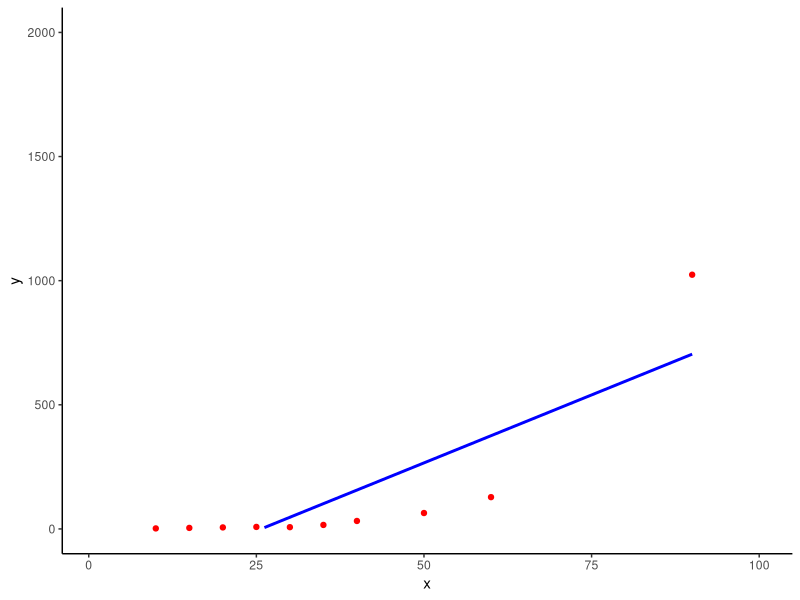
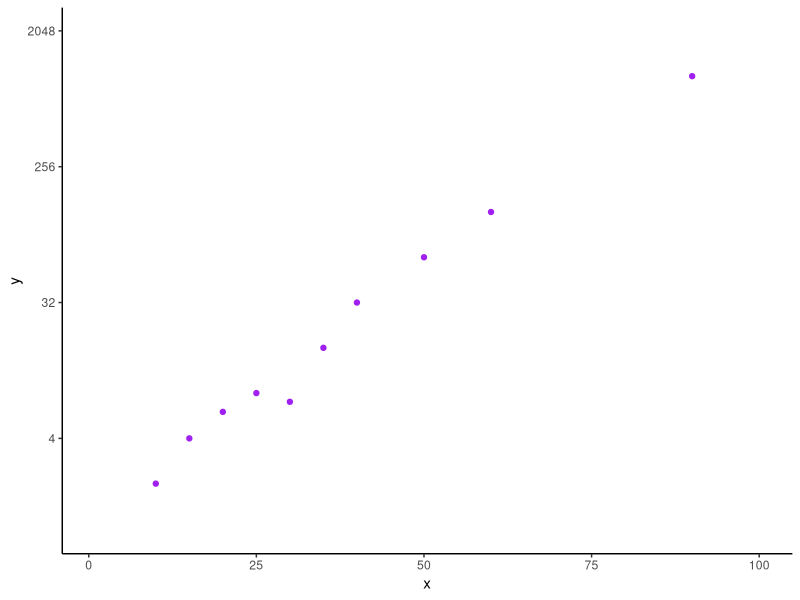
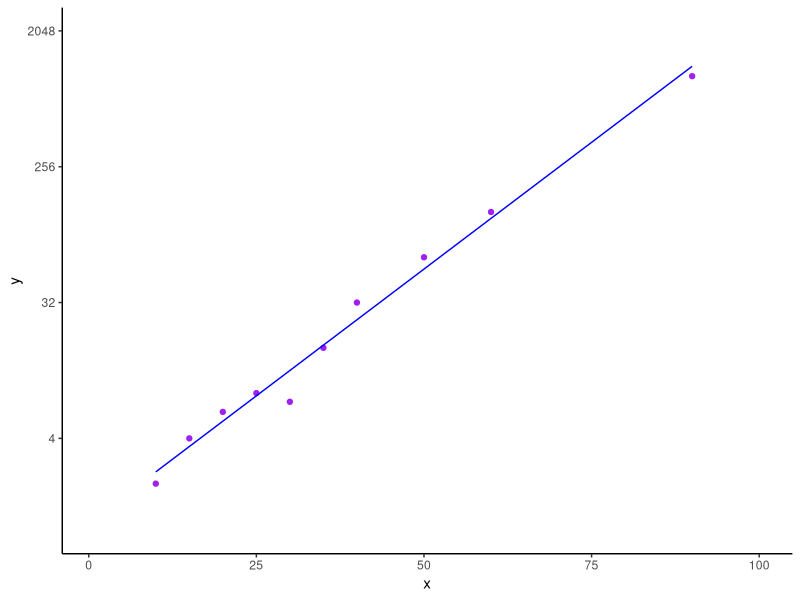
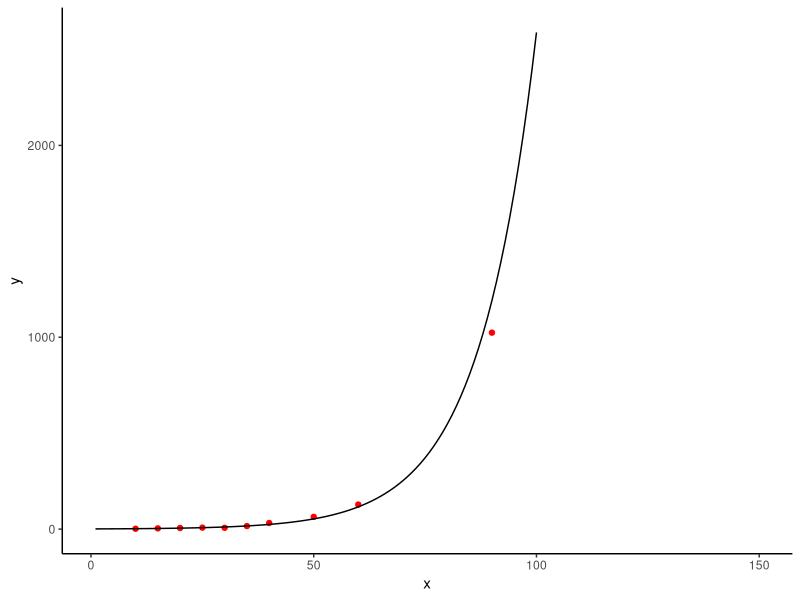
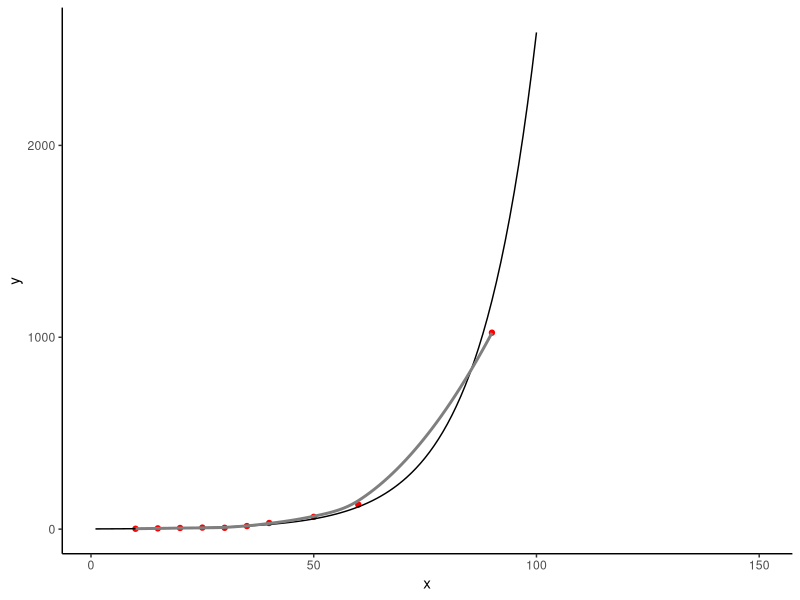

The R script that drew these images, in order:
## ---- chunk 1
# load libraries
library(ggplot2)
library(tidyverse)
library(magrittr)

# set options/configuration
knitr::opts_chunk$set(echo = FALSE)
## ---- chunk 2
# Data containing only route R1 and station ST42 data

df.bus.history <- data.frame(
  date = c(
    # 2023
    ## first week of Jun
    seq(from = as.Date("2023-06-01"), to = as.Date("2023-06-02"), by = "days"),
    seq(from = as.Date("2023-06-05"), to = as.Date("2023-06-07"), by = "days"),
    ## first week of Jul
    seq(from = as.Date("2023-07-03"), to = as.Date("2023-07-07"), by = "days"),
    ## first week of Aug
    seq(from = as.Date("2023-08-01"), to = as.Date("2023-08-04"), by = "days"),
    as.Date("2023-08-07"),
    ## first week of Sep
    as.Date("2023-09-01"),
    seq(from = as.Date("2023-09-04"), to = as.Date("2023-09-07"), by = "days"),
    ## first week of Oct
    seq(from = as.Date("2023-10-02"), to = as.Date("2023-10-06"), by = "days"),
    ## first week of Nov
    seq(from = as.Date("2023-11-01"), to = as.Date("2023-11-03"), by = "days"),
    seq(from = as.Date("2023-11-06"), to = as.Date("2023-11-07"), by = "days"),
    ## first week of Dec
    as.Date("2023-12-01"),
    seq(from = as.Date("2023-12-04"), to = as.Date("2023-12-07"), by = "days"),

    # 2024
    ## first week of Jan
    seq(from = as.Date("2024-01-01"), to = as.Date("2024-01-05"), by = "days"),
    ## first week of Feb
    seq(from = as.Date("2024-02-01"), to = as.Date("2024-02-02"), by = "days"),
    seq(from = as.Date("2024-02-05"), to = as.Date("2024-02-07"), by = "days"),
    ## first week of Mar
    as.Date("2024-03-01"),
    seq(from = as.Date("2024-03-04"), to = as.Date("2024-03-07"), by = "days"),
    ## first week of Apr
    seq(from = as.Date("2024-04-01"), to = as.Date("2024-04-05"), by = "days"),
    ## first week of May
    seq(from = as.Date("2024-05-01"), to = as.Date("2024-05-03"), by = "days"),
    seq(from = as.Date("2024-05-06"), to = as.Date("2024-05-07"), by = "days")
  ),
  schedule_outcome = c(
    # 2023
    "On schedule", "On schedule", "Late", "On schedule", "On schedule",
    "On schedule", "On schedule", "On schedule", "On schedule", "On schedule",
    "On schedule", "On schedule", "On schedule", "On schedule", "Late",
    "Late", "On schedule", "Late", "On schedule", "On schedule",
    "On schedule", "On schedule", "On schedule", "On schedule", "On schedule",
    "On schedule", "On schedule", "Late", "On schedule", "Late",
    "Late", "Late", "On schedule", "On schedule", "On schedule",
    # 2024
    "Late", "Late", "On schedule", "Late", "On schedule",
    "Late", "Late", "Late", "Late", "On schedule",
    "Late", "On schedule", "On schedule", "On schedule", "On schedule",
    "Late", "On schedule", "Late", "On schedule", "On schedule",
    "On schedule", "On schedule", "On schedule", "On schedule", "On schedule"
  ),
  morning_weather = c(
    # 2023
    "No rain", "No rain", "No rain", "No rain", "No rain",
    "No rain", "No rain", "No rain", "No rain", "No rain",
    "No rain", "Rain", "No rain", "No rain", "No rain",
    "Rain", "No rain", "Rain", "No rain", "No rain",
    "No rain", "Rain", "Rain", "No rain", "No rain",
    "Rain", "Rain", "No rain", "Rain", "Rain",
    "Rain", "Rain", "No rain", "Rain", "No rain",
    # 2024
    "No rain", "Rain", "No rain", "Rain", "Rain",
    "Rain", "Rain", "Rain", "No rain", "No rain",
    "Rain", "No rain", "Rain", "No rain", "No rain",
    "No rain", "No rain", "Rain", "Rain", "Rain",
    "No rain", "No rain", "No rain", "No rain", "No rain"
  )
)

df.bus.history <- df.bus.history |>
  mutate(
    rowid = row_number(),
    schedule_outcome = fct(schedule_outcome),
    morning_weather = fct(morning_weather)
  ) |>
  relocate(
    rowid
  )

df.bus.history.rowcount <- nrow(df.bus.history)
## ---- chunk 3
# Parts of the formula

prior.probability <- df.bus.history |>
  filter(schedule_outcome == "Late") |>
  nrow() |>
  divide_by(df.bus.history.rowcount)

# !
likelihood <- df.bus.history |>
  filter(morning_weather == "Rain" & schedule_outcome == "Late") |>
  nrow() |>
  divide_by(
    df.bus.history |>
      filter(schedule_outcome == "Late") |>
      nrow()
  )

marginal.likelihood <- df.bus.history |>
  filter(morning_weather == "Rain") |>
  nrow() |>
  divide_by(df.bus.history.rowcount)
## ---- chunk 4
# Converting into a table

tbl.bayes.parts <- c(
    prior.probability,
    likelihood,
    marginal.likelihood
  ) |>
  round(4) |>
  as.matrix(ncol = 1)

colnames(tbl.bayes.parts) <- c("Value")
rownames(tbl.bayes.parts) <- c("Prior probability", "Likelihood", "Marginal likelihood")

tbl.bayes.parts |>
  as.table() |>
  print()
## ---- chunk 5
fn.date.to.season <- function(d) {
  month <- d |>
    format("%m") |>
    as.numeric()

  if (month %in% c(12, 1, 2)) {
    return("Winter")
  } else if (month %in% c(3, 4, 5)) {
    return("Spring")
  } else if (month %in% c(6, 7, 8)) {
    return("Summer")
  } else if (month %in% c(9, 10, 11)) {
    return("Fall")
  }
}

df.bus.history <- df.bus.history |>
  mutate(
    season = (
      date |>
        sapply(fn.date.to.season) |>
        factor(levels = c("Winter", "Spring", "Summer", "Fall"))
    )
  )
## ---- chunk 6
# Parts of the formula

prior.probability <- df.bus.history |>
  filter(schedule_outcome == "Late") |>
  nrow() |>
  divide_by(df.bus.history.rowcount)

likelihood.s1 <- df.bus.history |>
  filter(morning_weather == "Rain" & schedule_outcome == "Late") |>
  nrow() |>
  divide_by(
    df.bus.history |>
      filter(schedule_outcome == "Late") |>
      nrow()
  )

likelihood.s2 <- df.bus.history |>
  filter(season == "Winter" & schedule_outcome == "Late") |> 
  nrow() |>
    divide_by(
    df.bus.history |>
      filter(schedule_outcome == "Late") |>
      nrow()
  )

marginal.likelihood <- df.bus.history |>
  filter(morning_weather == "Rain" & season == "Winter") |>
  nrow() |>
  divide_by(df.bus.history.rowcount)
## ---- chunk 7
# Converting into a table

tbl.bayes.parts <- c(
    prior.probability,
    likelihood.s1,
    likelihood.s2,
    marginal.likelihood
  ) |>
  round(4) |>
  as.matrix(ncol = 1)

colnames(tbl.bayes.parts) <- c("Value")
rownames(tbl.bayes.parts) <- c("Prior probability", "Likelihood (s1)", "Likelihood (s2)", "Marginal likelihood")

tbl.bayes.parts |>
  as.table() |>
  print()
## ---- chunk 8
df.logscale <- data.frame(
    x = c(10, 15, 20, 25, 30, 35, 40, 50, 60, 90),
    y = c(2, 4, 6, 8, 7, 16, 32, 64, 128, 1024)
)

model <- lm(log2(y) ~ x, data = df.logscale)
fit_curve <- 2^(predict(model, data.frame(x = 1:100)))
## ---- chunk 9
#| label: fig-1
#| layout-ncol: 2
#| fig-cap: "The same dataset plotted on two graphs with linear and semi-log scales, respectively."
#| fig-subcap:
#|  - "Linear scales, the data shows non-linear uptrend."
#|  - "Semi-log scales, the data shows an uptrend close to linear."


ggplot(df.logscale, aes(x, y)) +
    geom_point(col = "red") +
    # 'best-fit' line
    geom_smooth(method = "lm", formula = y ~ x, se = F, col = "blue") +
    scale_x_continuous(limits = c(1, 100)) +
    scale_y_continuous(limits = c(0, 2000)) +
    theme_classic()

ggplot(df.logscale, aes(x, y)) +
    geom_point(col = "purple") +
    scale_x_continuous(limits = c(1, 100)) +
    scale_y_continuous(limits = c(1, 2000), trans = "log2") +
    theme_classic()
## ---- chunk 10
#| label: fig-2
#| layout-ncol: 2
#| fig-cap: ""
#| fig-subcap:
#|  - ""
#|  - ""


ggplot(df.logscale, aes(x, y)) +
    geom_point(col = "purple") +
    # best-fit line
    geom_smooth(method = "lm", formula = y ~ x, se = F, col = "blue", lwd = .5) +
    scale_x_continuous(limits = c(1, 100)) +
    scale_y_continuous(limits = c(1, 2000), trans = "log2") +
    theme_classic()

ggplot(mapping = aes(x, y)) +
    geom_point(data = df.logscale, col = "red") +
    geom_line(data = data.frame(
        x = 1:100,
        y = fit_curve
    )) +
    scale_x_continuous(limits = c(1, 150)) +
    scale_y_continuous() +
    theme_classic()
## ---- chunk 11
ggplot(df.logscale, aes(x, y)) +
    geom_point(col = "red") +
    geom_line(data = data.frame(
        x = 1:100,
        y = fit_curve
    )) +
    geom_smooth(method = "loess", formula = y ~ x, se = F, col = "grey50") +
    scale_x_continuous(limits = c(1, 150)) +
    scale_y_continuous() +
    theme_classic()
